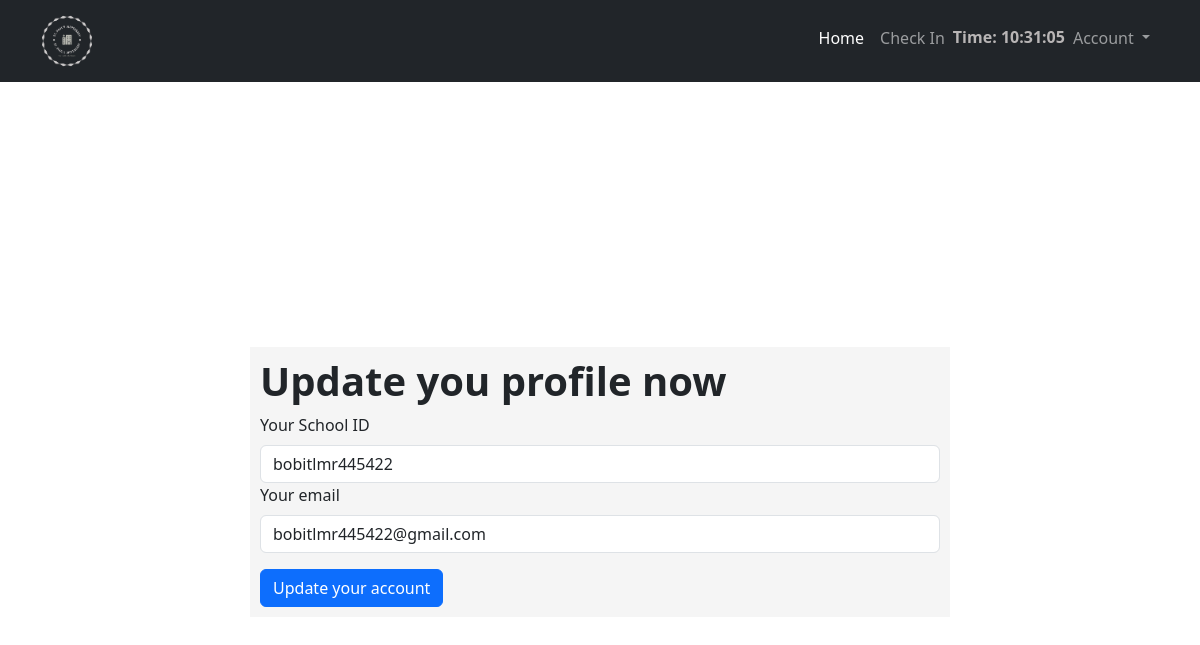
Page /account (signed in) on the earlier database version.
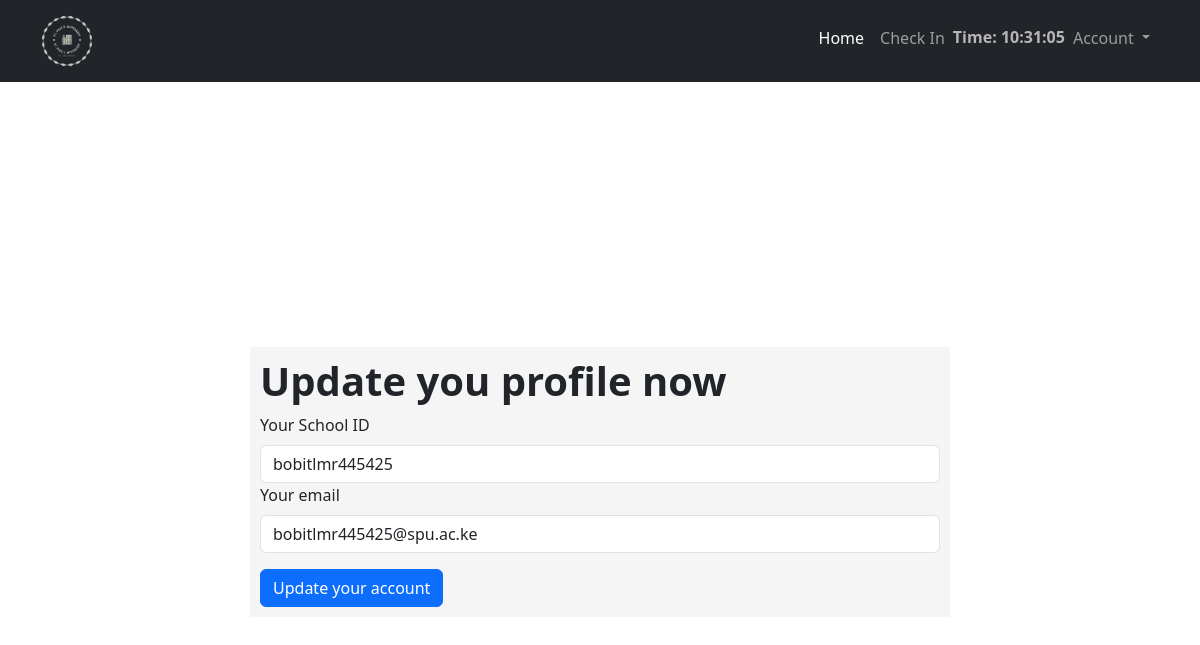
Same page on the later database version.
### app.py (models this page shows, shortened)
class User(db.Model, UserMixin):
    id = db.Column(db.Integer, primary_key=True)
    school_id = db.Column(db.String(20),unique=True, nullable=False)
    email = db.Column(db.String(120),unique=True, nullable=False)
    user_profile = db.Column(db.String(20), nullable=False,default='default.png')
    password = db.Column(db.String(30),nullable=False)
    patient = db.relationship('Std_registration', backref='patient',lazy=True)
    role = db.Column(db.String(10))

### app.py (the view, shortened to what this page needs)
@app.route('/account', methods=['GET','POST'])
@login_required
def account():
    return render_template('account.html', user=current_user)

### app.py (called while the page is built)
@login_manager.user_loader
def load_user(id):
    user = User.query.get(int(id) if id is not None else None)
    return user

### templates/account.html (shortened to what this page needs)
{% extends "layout.html" %}
{% block body%}
<div class="container container-form">
    <form method="POST" class="centered">
        <h1 class="greet-2">Update you profile now</h1>
        <div class="form-group">
            <label for="school_id" class="mb-2">Your School ID</label>
            <input type="text" id="school_id" name="school_id" class="form-control" autocomplete="off" placeholder="Your School ID" required value="{{ current_user.school_id }}">
        </div>
        <div class="form-group">
            <label for="email" class="mb-2">Your email</label>
            <input type="email" id="email" name="email" class="form-control" placeholder="Enter Password" required value="{{ current_user.email }}" >
        </div>
        <button type="submit" class="btn btn-primary mt-3">Update your account</button>
    </form>
</div>
{%endblock%}

Differences in the rows shown:
changed User: school_id "bobitlmr445422" → "bobitlmr445425"; email "bobitlmr445422@gmail.com" → "bobitlmr445425@spu.ac.ke"
